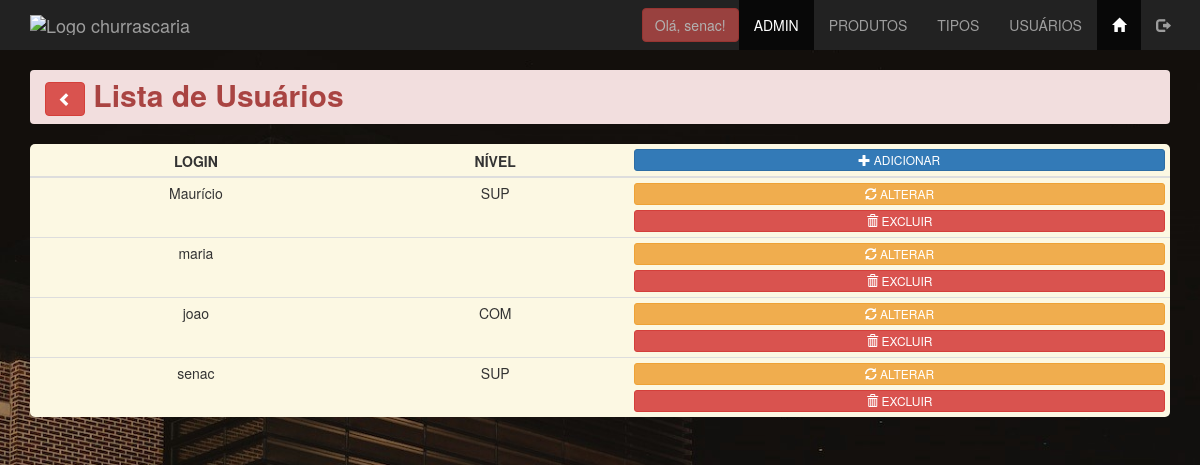
Page /admin/usuario_listar.php (signed in) on the earlier database version.
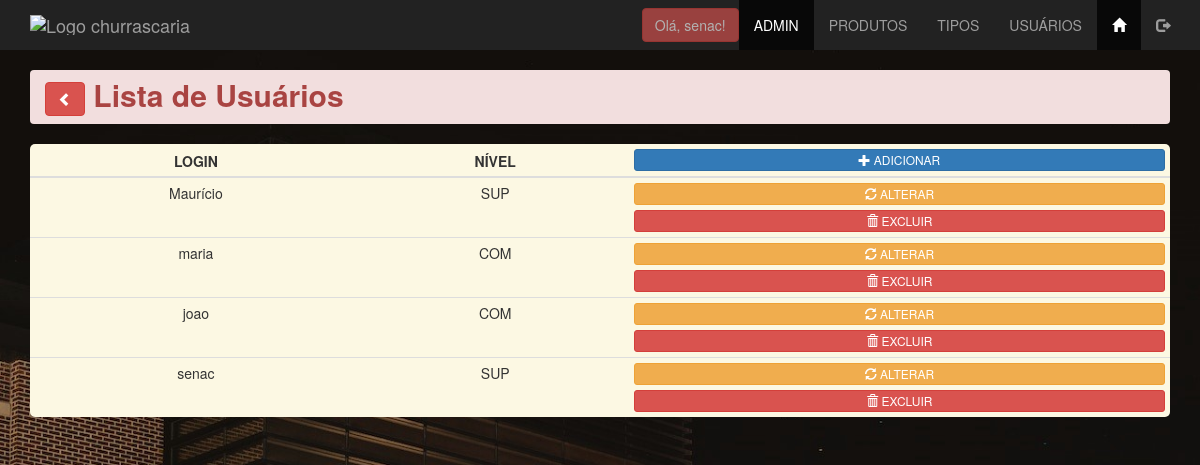
Same page on the later database version.
### tables this page shows
CREATE TABLE `tbusuarios` (
  `id_usuario` int(11) NOT NULL,
  `login_usuario` varchar(30) NOT NULL,
  `senha_usuario` varchar(8) NOT NULL,
  `nivel_usuario` ENUM('sup','com','cli') NOT NULL
);

### admin/usuario_listar.php (the view, shortened to what this page needs)
<?php
include '../connection/connect.php';
$lista = $conn->query("select * from tbusuarios order by id_usuario desc");
$row = $lista->fetch_assoc();
?>
<!DOCTYPE html>
<html lang="pt-BR">
<head>
    <link rel="stylesheet" href="../css/bootstrap.min.css">
    <link rel="stylesheet" href="../css/estilo.css">
</head>
<body class="fundofixo">
<?php include "menu_adm.php"; ?>
    <main class="container">
        <h2 class="breadcrumb alert-danger">
            <a class="text-decoration-none" href="index.php">
                <button class="btn btn-danger">
                    <span class="glyphicon glyphicon-chevron-left"></span>
                </button>
            </a>
            <strong>Lista de Usuários</strong>
        </h2>
        <table class="table table-hover table-condensed tb-opacidade bg-warning" style="border-radius: 5px;">
            <thead>
                <th class="text-center">LOGIN</th>
                <th class="text-center">NÍVEL</th>
                <th>
                    <a href="usuario_insere.php" target="_self" class="btn btn-block btn-primary btn-xs" role="button">
                        <span class="glyphicon glyphicon-plus" aria-hidden="true"></span>
                        <span class="hidden-xs">ADICIONAR</span>
                    </a>
                </th>
            </thead>
            <tbody>
                    <?php do {?>
                    <tr>
                        <td class="text-center">
                            <?php echo $row['login_usuario'];?>
                        </td>
                        <td class="text-center text-uppercase">
                            <?php echo $row['nivel_usuario'];?>
                        </td>
                        <td>
                            <a href="usuario_atualizar.php?id_usuario=<?php echo $row['id_usuario']?>" role="button" class="btn btn-warning btn-block btn-xs">
                                <span class="glyphicon glyphicon-refresh"></span>
                                <span class="hidden-xs">ALTERAR</span>
                            </a>
                            <button data-nome="<?php echo $row['login_usuario']?>" data-id="<?php echo $row['id_usuario']?>" class="delete btn btn-xs btn-block btn-danger">
                                <span class="glyphicon glyphicon-trash"></span>
                                <span class="hidden-xs">EXCLUIR</span>
                            </button>
                        </td>
                    </tr>
                    <?php } while ($row = $lista->fetch_assoc());?>
            </tbody>
        </table>
    </main>
</body>
</html>

### admin/menu_adm.php (shortened to what this page needs)
<!DOCTYPE html>
<html lang="pt-br">
<head>
    <link href="../css/bootstrap.min.css" rel="stylesheet">
    <link rel="stylesheet" href="../css/estilo.css">
</head>
<body>
    <nav class="nav navbar-inverse">
        <div class="container-fluid">
            <div class="navbar-header">
                <a href="index.php" class="navbar-brand">
                    <img src="../imagens/" alt="Logo churrascaria">
                </a>
            </div>
            <div class="collapse navbar-collapse" id="defaultNavbar">
                <ul class="nav navbar-nav navbar-right">
                    <li>
                        <button type="button" class="btn btn-danger navbar-btn disabled">
                            Olá, <?php echo($_SESSION['login_usuario']); ?>!
                        </button>
                    </li>
                    <li class="active"><a href="index.php">ADMIN</a></li>
                    <li><a href="produtos_lista.php">PRODUTOS</a></li>
                    <li><a href="tipo_listar.php">TIPOS</a></li>
                    <li><a href="usuario_listar.php">USUÁRIOS</a></li>
                    <li class="active">
                        <a href="../index.php">
                            <span class="glyphicon glyphicon-home"></span>
                        </a>
                    </li>
                    <li>
                        <a href="logout.php">
                            <span class="glyphicon glyphicon-log-out"></span>
                        </a>
                    </li>
                </ul>
            </div>
        </div>
    </nav>
</body>
</html>

### css/estilo.css (style rules this page uses)
html { scroll-behavior: smooth; }
.fundofixo { background: url(../images/churrascaria.jpg) no-repeat fixed; -webkit-background-size: cover; background-size: cover; }

Differences in the rows shown:
changed tbusuarios "maria": nivel_usuario (not shown) → "COM"
